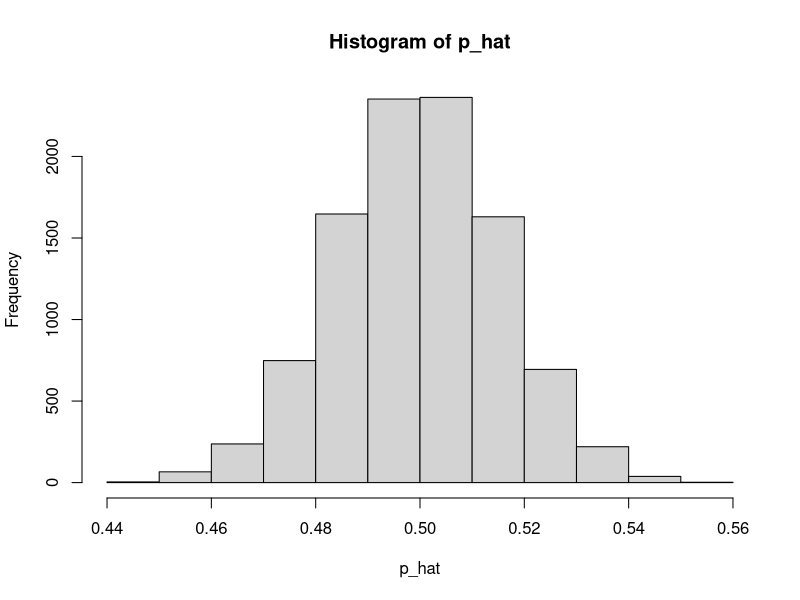
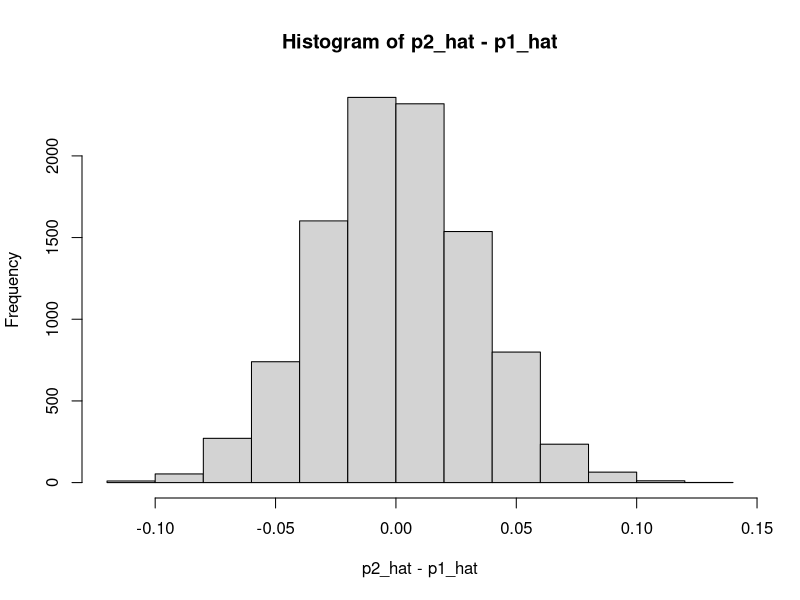

These figures' R source, in order:
# Hypo testsing: starting from null distribution (H0)
# H0 assumes no difference between phat1 and phat2 
# HA: IF there is no difference, toss them all in the same bag 

# Simulate null distribution
p <- .5 # Every single time do experiment... regardless of treatment, you have a 50% chance of eelgrass working
n1 <- 600
n2 <- 400

# Sumulate samples at the null distribution
n_samples <- 1e4
x1 <- rbinom(n = n_samples, 
            size = n1, 
            prob = p)

x2 <- rbinom(n = n_samples, 
            size = n2, 
            prob = p)

# Calculate stat for each sample
p1_hat <- x1/n1
p2_hat <- x2/n2
diff_prop = p2_hat - p1_hat

# Look at SE: SE for H0 = SE for p_hat (assuming H0 exists)
p_hat <- (x1+x2) / (n1+n2) 
hist(p_hat)

# Why is mean 0? Null... no difference
# Why is sd = se_null... SD is SE
# Why is the first argument = diff_prop? ... How much of tail falls to right of value?
se_null <- sqrt(p_hat*(1-p_hat)*(1/n1 + 1/n2))
pval <- pnorm(diff_prop, mean = 0, sd = se_null, lower.tail = F)

mean(pval <= .05)

diff_prop
hist(p2_hat-p1_hat)
?pnorm()

# rbinom() for creating simulated data





